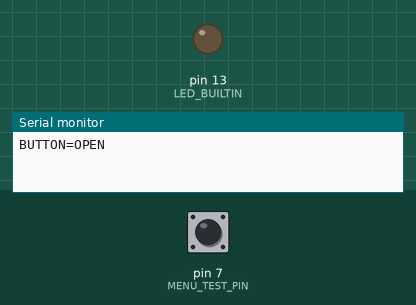
This sketch was run on a simulated Arduino Uno, built with avr-gcc and run on an emulated ATmega328P. Parts: output pins drawn as LEDs (lit = HIGH), the last lines printed to the serial monitor. The test bench sets the inputs (shaded band); at power-on: pin 7 (MENU_TEST_PIN) HIGH.

Above: at 1.2 s.
1.3 s: pin 7 (MENU_TEST_PIN) pulled LOW for 0.15 s
At 1.37 s:
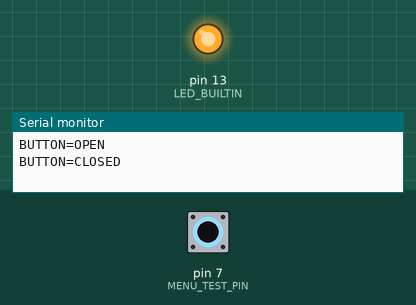
2.9 s: pin 7 (MENU_TEST_PIN) pulled LOW for 3.2 s
At 7.5 s:
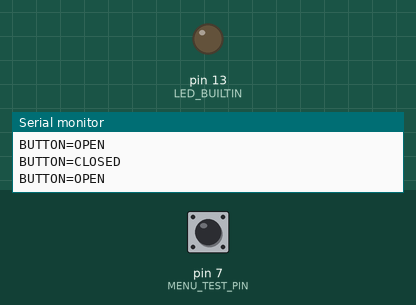
Timing chart, 0 to 9.0 s (numbered marks = the images above; inputs shaded):
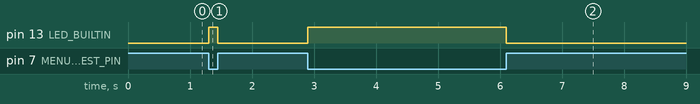

The sketch:

menu_button_wiring_test.ino
```cpp
// Find the normally open contact pair of the momentary menu button.
// Connect only one candidate pair between D7 and GND, with USB disconnected.
// No keyboard, mouse or LCD activity is produced.
const byte MENU_TEST_PIN = 7;
int previous = -1;

void setup() {
  pinMode(MENU_TEST_PIN, INPUT_PULLUP);
  pinMode(LED_BUILTIN, OUTPUT);
  Serial.begin(115200);
}

void loop() {
  const int current = digitalRead(MENU_TEST_PIN);
  digitalWrite(LED_BUILTIN, current == LOW);
  if (current != previous) {
    Serial.println(current == LOW ? "BUTTON=CLOSED" : "BUTTON=OPEN");
    previous = current;
  }
}
```

Measured:
- after the input at 1.3 s, pin 13 (LED_BUILTIN): LOW → HIGH at once, → LOW 0.15 s later
- after the input at 2.9 s, pin 13 (LED_BUILTIN): LOW → HIGH at once, → LOW 3.2 s later
